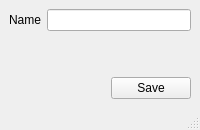
<?xml version="1.0" encoding="UTF-8"?>
<ui version="4.0">
 <class>MainWindow</class>
 <widget class="QMainWindow" name="MainWindow">
  <property name="windowTitle"><string>Main window</string></property>
  <widget class="QWidget" name="central">
   <layout class="QVBoxLayout" name="verticalLayout">
    <item>
     <layout class="QFormLayout" name="formLayout">
      <item row="0" column="0">
       <widget class="QLabel" name="nameLabel">
        <property name="text"><string>Name</string></property>
        <property name="buddy"><cstring>nameEdit</cstring></property>
       </widget>
      </item>
      <item row="0" column="1">
       <widget class="QLineEdit" name="nameEdit"/>
      </item>
     </layout>
    </item>
    <item>
     <spacer name="verticalSpacer">
      <property name="orientation"><enum>Qt::Vertical</enum></property>
      <property name="sizeHint" stdset="0"><size><width>20</width><height>40</height></size></property>
     </spacer>
    </item>
    <item>
     <layout class="QHBoxLayout" name="buttonRow">
      <item>
       <spacer name="horizontalSpacer">
        <property name="orientation"><enum>Qt::Horizontal</enum></property>
        <property name="sizeHint" stdset="0"><size><width>40</width><height>20</height></size></property>
       </spacer>
      </item>
      <item>
       <widget class="QPushButton" name="saveButton">
        <property name="text"><string>Save</string></property>
       </widget>
      </item>
     </layout>
    </item>
   </layout>
  </widget>
  <widget class="QStatusBar" name="statusBar">
   <property name="currentMessage" stdset="0"><string>Ready</string></property>
  </widget>
 </widget>
 <connections>
  <connection>
   <sender>saveButton</sender>
   <signal>clicked()</signal>
   <receiver>MainWindow</receiver>
   <slot>save_clicked()</slot>
  </connection>
 </connections>
 <slots>
  <slot>save_clicked()</slot>
 </slots>
</ui>
